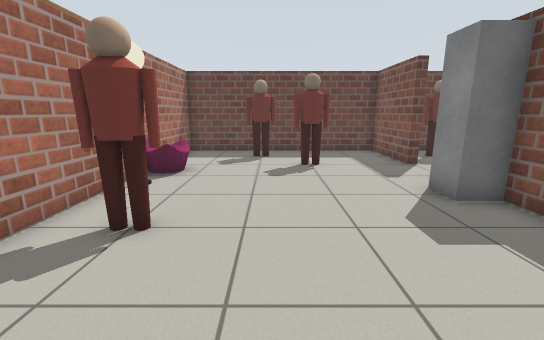
View 1 (above)

18 first-person views from a walk through a Gazebo world. The camera is 1 m above the floor, tilts 12° down and sees 90° across. Floor lines are 1 m apart. The floor is counted in squares, 0.5 m on a side. Each view is taken from the middle of a square. On the plan, view 1 faces up. The plan holds only what a view shows up to about 16 squares ahead; the rest is blank. Some stock models are drawn as simple stand-ins. Surface patterns are stand-ins for the level's own textures.

View 2
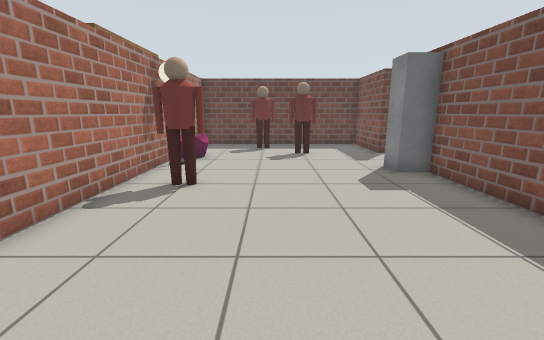

View 3
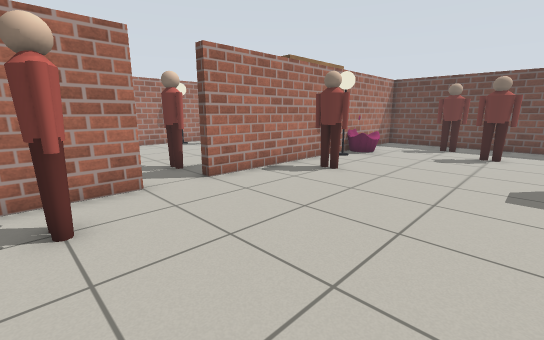

View 4
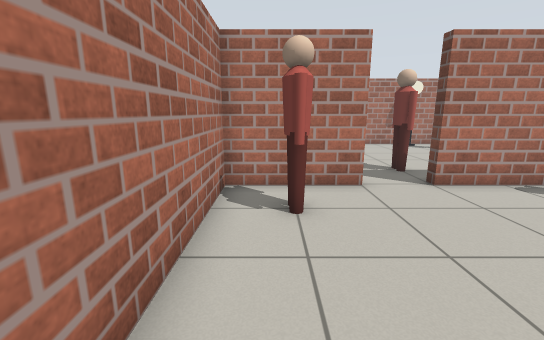

View 5
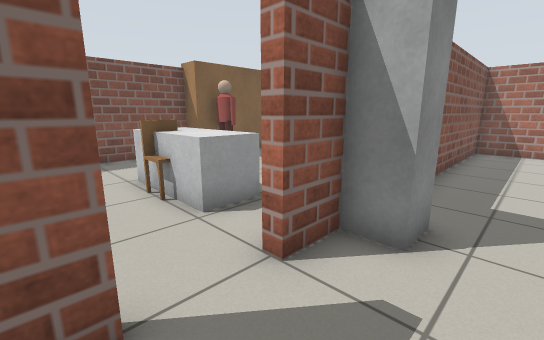

View 6
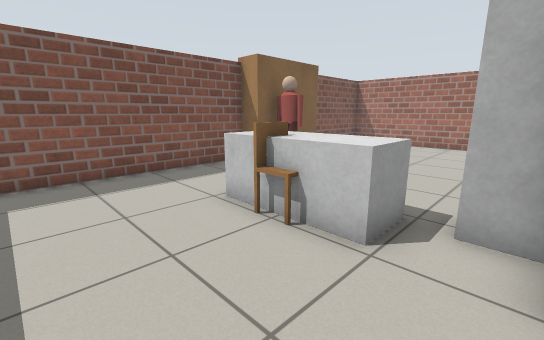

View 7
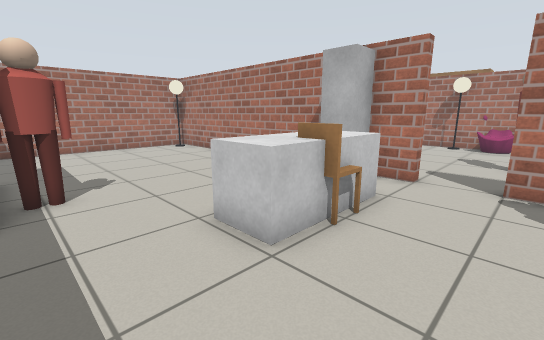

View 8
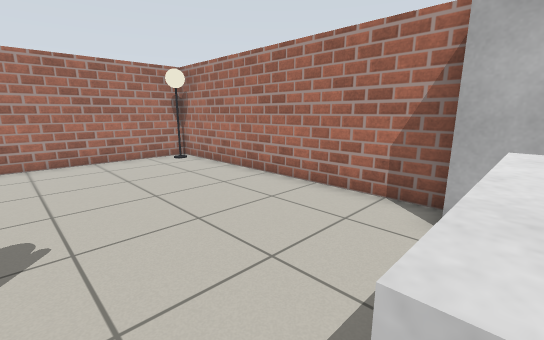

View 9
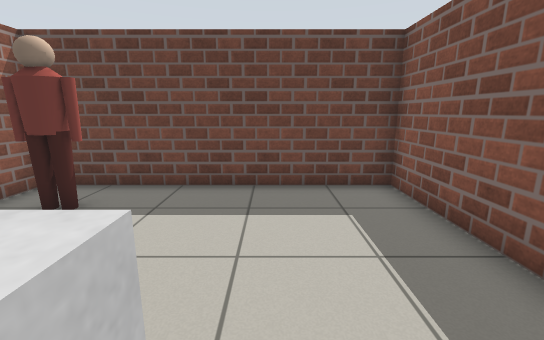

View 10
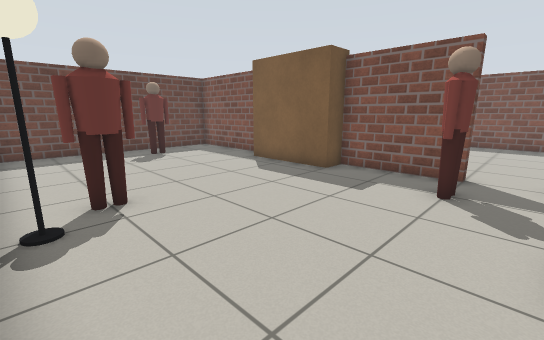

View 11
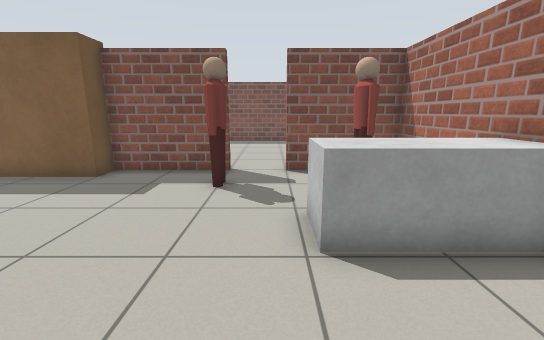

View 12
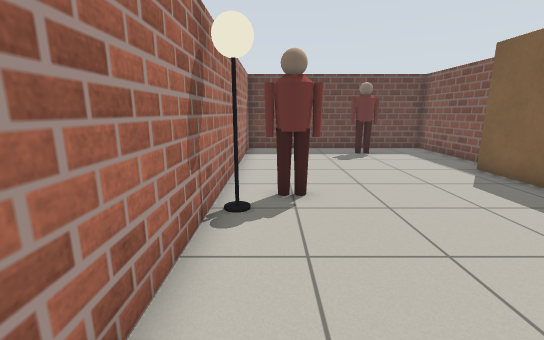

View 13
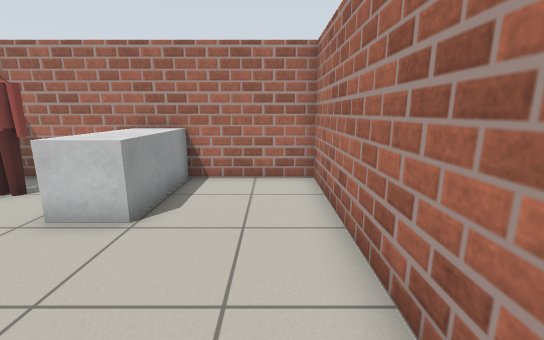

View 14
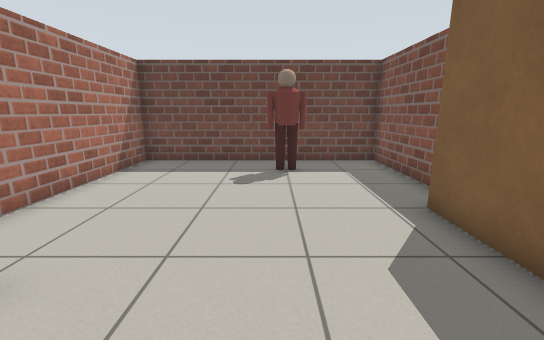

View 15
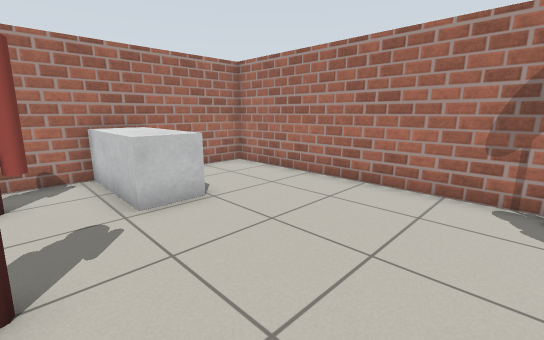

View 16
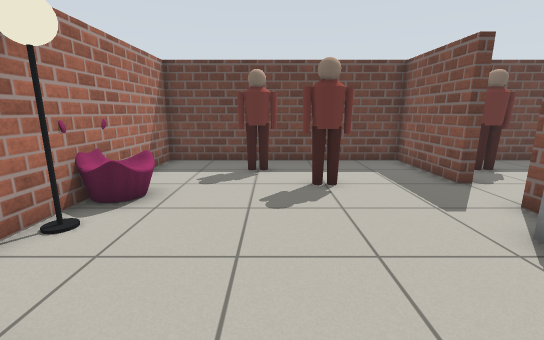

View 17
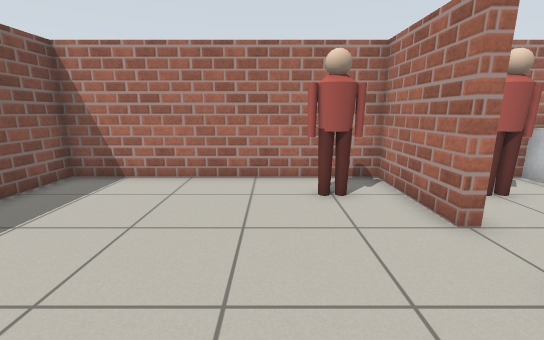

View 18
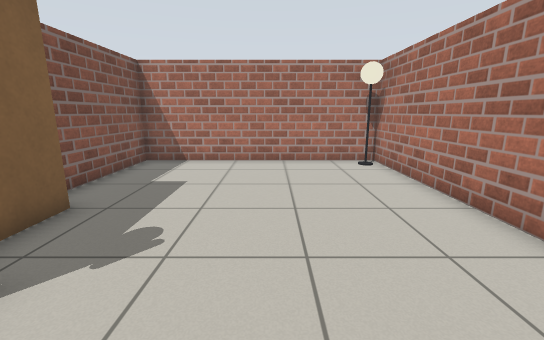

### Floor plan
Points are (right, up) in squares from view 1. A wall is a line through its corners. A room is listed if a view was taken in it or the views show most of it. See-through windows are left out.
Room 1 (views 1, 2, 3, 4, 5, 6, 7, 8, 9, 16, 17, 18)
walls: (5.7, 5.4) (5.7, -3.2); (5.3, 7.5) (5.3, 8.5) (5.7, 8.5) (5.7, 7.8); (5.7, 11.2) (5.7, 10.5) (5.3, 10.5) (5.3, 14.3) (-4.3, 14.3) (-4.3, 10.6); (15.3, 4.8) (15.3, 14.3) (6.4, 14.3); (5.7, 14.4) (5.7, 13); (-4.3, 5.5) (-4.3, 0.5); (6.5, -5.3) (15.3, -5.3) (15.3, -0.8); (-4.7, -1.5) (-4.3, -1.5) (-4.3, -5.3) (5.3, -5.3) (5.3, 5.5)
ways out: opening at (-5, -0.5) to room 2; opening at (-5, 7.5) to room 2
objects: lamp (-4, 7) to (-4, 8); sofa (-4, 9) to (-3, 10); person (-3, -4) to (-2, -3); person (-3, 4) to (-2, 5); person (-1, 12) to (0, 13); person (1, 10) to (2, 11); wardrobe (4, 6) to (7, 7); lamp (6, -5) to (6, -4); person (7, 12) to (8, 13); grey box (8, 7) to (11, 8); person (13, 3) to (13, 4); wardrobe (14, 2) to (15, 4)
Room 2 (views 10, 11, 12, 13, 14, 15)
walls: (-14.3, 3.4) (-14.3, -5.3) (-10.4, -5.3); (-4.7, 9.6) (-4.7, 14.3) (-14.3, 14.3) (-14.3, 5.6); (-4.3, 0.5) (-4.7, 0.5) (-4.7, 4.5); (-8.6, -5.3) (-4.7, -5.3) (-4.7, -1.5)
ways out: opening at (-5, -0.5) to room 1; opening at (-5, 7.5) to room 1
objects: lamp (-14, 4) to (-13, 5); person (-13, 5) to (-12, 6); grey box (-10, -5) to (-9, -2); person (-9, 12) to (-8, 13); person (-7, -4) to (-6, -3); person (-7, 0) to (-6, 1); wardrobe (-5, 6) to (-5, 8)

Positions as (right, up) in squares from view 1, and headings:
1: (0, 0), facing up
2: (0, -3), facing up
3: (3, -4), facing up-left
4: (3, -4), facing left
5: (3, 11), facing down-right
6: (6, 12), facing down-right
7: (14, 11), facing down-left
8: (12, 7), facing down-left
9: (12, 7), facing up
10: (-14, -1), facing up-right
11: (-14, -1), facing right
12: (-13, -1), facing up
13: (-13, 3), facing down
14: (-9, 3), facing up
15: (-7, 4), facing down-left
16: (0, 3), facing up
17: (-1, 3), facing down
18: (10, 6), facing down
